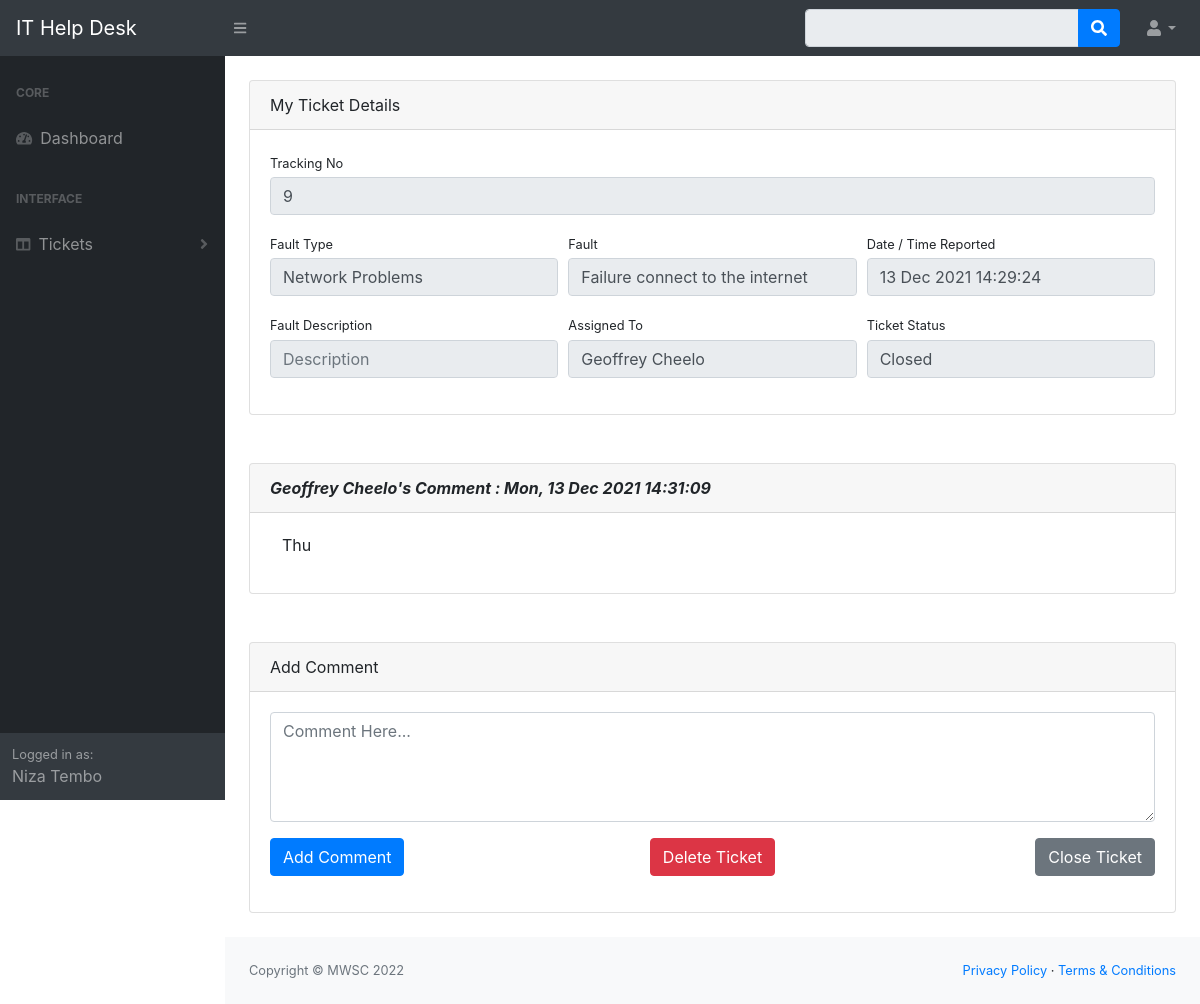
The app's page /user/dist/view_ticket.php?id=9 (signed in) with its own data.
### tables this page shows
CREATE TABLE `tickets` (
  `ticket_id` int(11) NOT NULL,
  `ticket_type_id` int(11) NOT NULL,
  `user_id` int(11) NOT NULL,
  `fault_time` varchar(50) DEFAULT NULL,
  `ticket_desc` text NOT NULL,
  `ticket_status` tinytext DEFAULT NULL,
  `date_closed` varchar(254) DEFAULT NULL,
  `ticket_no` varchar(254) NOT NULL,
  `action` varchar(254) DEFAULT NULL
);

CREATE TABLE `ticket_type` (
  `ticket_type_id` int(11) NOT NULL,
  `staff_id` int(11) NOT NULL,
  `ticket_type` varchar(100) DEFAULT NULL,
  `problem_desc` varchar(100) DEFAULT NULL,
  `ticket_sla` varchar(254) NOT NULL
);

CREATE TABLE `it_staff` (
  `staff_id` int(11) NOT NULL,
  `man_no` varchar(30) NOT NULL,
  `full_name` text NOT NULL,
  `email_address` varchar(100) NOT NULL,
  `department` text DEFAULT NULL,
  `job_title` text DEFAULT NULL,
  `role` text NOT NULL,
  `usr_password` varchar(254) NOT NULL
);

CREATE TABLE `comments` (
  `comment_id` int(11) NOT NULL,
  `comment_date` varchar(60) NOT NULL,
  `comment_desc` text NOT NULL,
  `ticket_id` int(11) NOT NULL,
  `person` varchar(254) NOT NULL
);

### user/dist/includes/user_model.php (called while the page is built, shortened)
<?php
class user_model
{
    public function getTicket($id)
    {
        $db = new DBconnection();
        $dbConn = $db->getConnection();
        $sql = "SELECT it_staff.full_name, ticket_type.problem_desc,tickets.ticket_id,
        tickets.ticket_desc, tickets.ticket_status, ticket_type.ticket_type, tickets.date_closed,
        tickets.fault_time, tickets.ticket_no, ticket_type.ticket_sla
        FROM tickets
        INNER JOIN ticket_type ON ticket_type.ticket_type_id = tickets.ticket_type_id
        INNER JOIN it_staff ON it_staff.staff_id = ticket_type.staff_id
        WHERE tickets.ticket_id='$id'";
        return $dbConn->query($sql);
    }
    public function getComments($id)
    {
        $db = new DBconnection();
        $dbConn = $db->getConnection();
        $sql = "SELECT * FROM `comments` WHERE ticket_id='$id' ORDER BY `comment_date` DESC";
        return $dbConn->query($sql);
    }
}

### user/dist/view_ticket.php (the view, shortened to what this page needs)
<?php
include "includes/header.php";
include "includes/navbar.php";
include "includes/user_model.php";
$view = new user_model();
$id = $_GET['id'];
$data = $view->getTicket($id);
$ticket = $data->fetch(PDO::FETCH_ASSOC);
?>
<div id="layoutSidenav_content">
             <main>
             <div class="container-fluid">
                        <br>
                        <div class="card mb-4">
                        <div class="card-header">
                               My Ticket Details
                    </div>
                <div class="card-body">
                <form method='POST' class='form-horizontal'>
                <div class="form-row">
                <div class="col-md-12">
                    <div class="form-group">
                        <label class="small mb-1" for="tracking_no">Tracking No</label>
                        <input class="form-control" value="<?=$ticket['ticket_id'];?>" name="tracking_no"  type="text" disabled>
                    </div>
                </div>
                </div>
                    <div class="form-row">
                        <div class="col-md-4">
                                <div class="form-group">
                                    <label class="small mb-1" for="date_time">Fault Type</label>
                                    <input class="form-control" value="<?=$ticket['ticket_type'];?>" name="fault_type"  type="text" disabled>
                                </div>
                            </div>
                            <div class="col-md-4">
                                <div class="form-group">
                                    <label class="small mb-1" for="email">Fault</label>
                                    <input class="form-control" value="<?=$ticket['problem_desc']?>" name="fault" id="fault" type="text" disabled>
                                </div>
                            </div>
                            <div class="col-md-4">
                                <div class="form-group">
                                    <label class="small mb-1" for="date_time">Date / Time Reported</label>
                                    <input class="form-control" value="<?=$ticket['fault_time'];?>" name="date_time" id="date_time" type="text" disabled>
                                </div>
                            </div>
                    </div>
                    <div class="form-row">
                            <div class="col-md-4">
                                <div class="form-group">
                                    <label class="small mb-1" for="desc">Fault Description</label>
                                    <input class="form-control" value="<?=$ticket['ticket_desc'];?>" id="desc" name="desc"   placeholder="Description" type="text" disabled>
                                </div>
                            </div>
                            <div class="col-md-4">
                                <div class="form-group">
                                    <label class="small mb-1" for="date_time">Assigned To</label>
                                    <input class="form-control" value="<?=$ticket['full_name'];?>" name="it_staff" type="text" disabled>
                                </div>
                            </div>
                            <div class="col-md-4">
                                <div class="form-group">
                                    <label class="small mb-1" for="title">Ticket Status</label>
                                    <input class="form-control" value="<?=$ticket['ticket_status'];?>" name="status" id="status" type="text" disabled>
                                 </div>
                            </div>
                        </div>
                      </form>
                    </div>
                </div>
             </div>
    <?php
        $id = intval($_GET['id']);
        $comments = $view->getComments($id);
        while ($row = $comments->fetch(PDO::FETCH_ASSOC)){
    ?>
    <div class="container-fluid"><br>
         <div class="card mb-4">
         <div class="card-header">
         <strong><i><?=$row['person'];?>'s Comment : <?=$row['comment_date']?></i></strong>
         </div>
                    <div class="card-body">
     <div class="col-md-9">
     		<div class="post">
					<p>
					<?=$row['comment_desc']?>
					</p>
				</div>
    	        </div>
                    </div>
                </div>
             </div>
             <?php } ?>
             <div class="container-fluid">
                        <br>
                        <div class="card mb-4">
                        <div class="card-header">
                               Add Comment
                    </div>
                    <div class="card-body">
                    <form method='POST' class='form-horizontal'>
                        <div class="form-row">
                            <div class="col-md-12">
                                <div class="form-group">
                                    <textarea class="form-control"  id="desc" name="comment_desc"  rows="4" placeholder="Comment Here..."></textarea>
                                </div>
                            </div>
                        </div>
                        <div class="form-row">
                        <div class="col-md-4">
                        <div class="form-group">
                            <input class="btn btn-primary" id="submit" type="submit" name="add_comment" value="Add Comment" >
                        </div>
                        </div>
                        <div class="col-md-4" align="center">
                            <div class="form-group">
                            <input type="submit" value="Delete Ticket" onclick="return confirm('Delete  Ticket..?');"  class="btn btn-danger"  name="delete_ticket">
                            </div>
                        </div>
                        <div class="col-md-4" align="right">
                            <div class="form-group">
                            <input type="submit" value="Close Ticket" onclick="return confirm('Close  Ticket..?');"  class="btn btn-secondary"  name="close_ticket">
                            </div>
                        </div>
                        </div>
                    </form>
                    </div>
                </div>
             </div>
        </main>
<?php
    include 'includes/footer.php';
?>

### records on screen
tickets: tracking_no "9", fault_type "Network Problems", fault "Failure connect to the internet", date_time "13 Dec 2021 14:29:24", it_staff "Geoffrey Cheelo", status "Closed"
comments: person "Geoffrey Cheelo", comment_date "Mon, 13 Dec 2021 14:31:09", comment_desc "Thu"

### other values on screen
$_SESSION['name'] "Niza Tembo"
